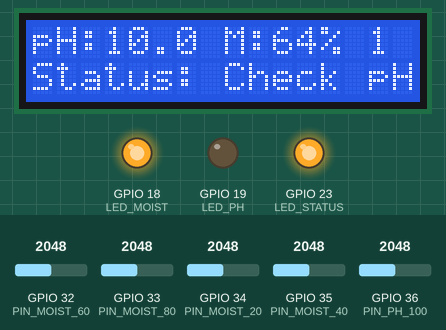
The sketch below on a simulated ESP32. Parts: 16×2 character LCD, output pins drawn as LEDs (lit = HIGH). The test bench sets the inputs (shaded band); at power-on: GPIO 36 (PIN_PH_100) = 2048, GPIO 35 (PIN_MOIST_40) = 2048, GPIO 32 (PIN_MOIST_60) = 2048, GPIO 33 (PIN_MOIST_80) = 2048, GPIO 34 (PIN_MOIST_20) = 2048. WiFi joins after 1.5 s; servers stay silent unless stated; uploads are accepted with an empty reply; what the sketch prints to the serial monitor is not drawn.

Above: at 4.3 s.
4.4 s: GPIO 36 (PIN_PH_100) set to 2787
At 7.1 s:
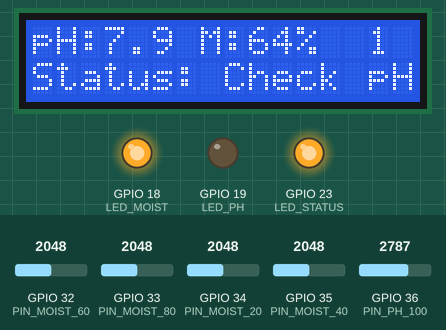
7.4 s: GPIO 36 (PIN_PH_100) set to 2871
At 9.6 s:
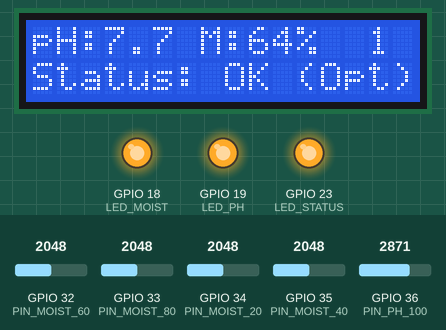
10.1 s: GPIO 35 (PIN_MOIST_40) set to 2780
At 11.6 s:
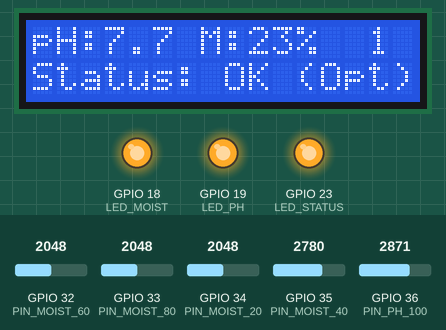
12.5 s: GPIO 35 (PIN_MOIST_40) set to 2913
At 14.6 s:
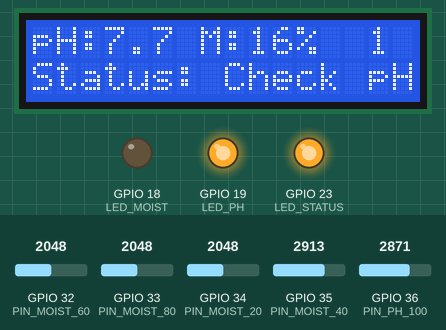
14.9 s: GPIO 35 (PIN_MOIST_40) set to 3972
At 16.7 s:
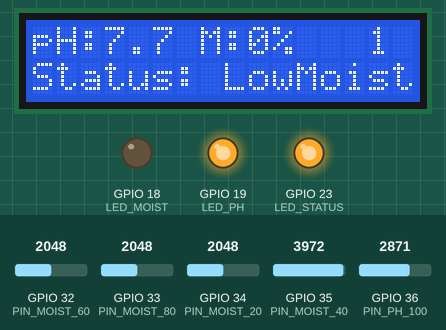
17.4 s: GPIO 36 (PIN_PH_100) set to 3429
At 18.7 s:
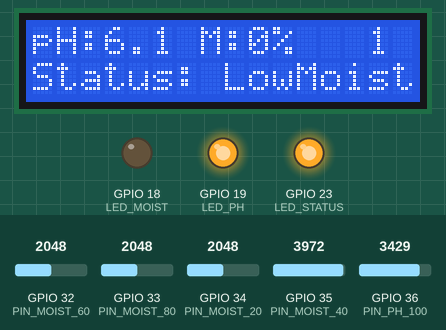
19.8 s: GPIO 36 (PIN_PH_100) set to 3487
Timing chart, 0 to 22.8 s (numbered marks = the images above; inputs shaded):
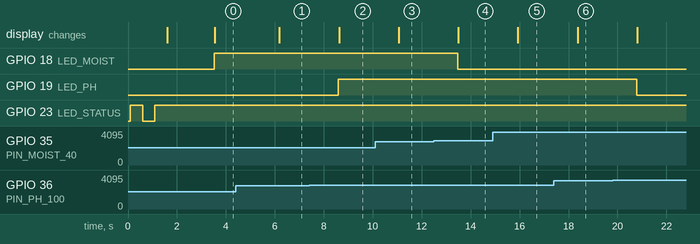

Measured:
- the behaviour switches between 2818 and 2819 on GPIO 36 (PIN_PH_100) (found by bisection; images 1 and 2)
- the behaviour switches between 2840 and 2841 on GPIO 35 (PIN_MOIST_40) (found by bisection; images 3 and 4)
- after the input at 4.4 s, the display: changes after 1.8 s (image 1)
- after the input at 7.4 s, GPIO 19 (LED_PH): LOW → HIGH after 1.2 s; the display: changes after 1.2 s (image 2)
- after the input at 10.1 s, the display: changes after 0.96 s (image 3)
- after the input at 12.5 s, GPIO 18 (LED_MOIST): HIGH → LOW after 0.97 s; the display: changes after 1.0 s (image 4)
- after the input at 14.9 s, the display: changes after 1.0 s (image 5)
- after the input at 17.4 s, the display: changes after 0.97 s (image 6)
- after the input at 19.8 s, GPIO 19 (LED_PH): HIGH → LOW after 0.98 s

The sketch:

esp32_rig.ino
```cpp
/* ==========================================================================
   JALAAKAR SENSOR RIG — ESP32 FIRMWARE
   vivo Ignite 2026 (Tech for Good) — Multi-depth soil moisture + pH monitor

   Hardware Configuration:
   - ESP32 DevKit (Main Controller)
   - 16x2 I2C LCD Display (Address 0x27: SDA=21, SCL=22)
   - 4x Soil Moisture Probes (Capacitive/Analog):
       • 20 cm  -> GPIO 34 (ADC1_CH6)
       • 40 cm  -> GPIO 35 (ADC1_CH7)
       • 60 cm  -> GPIO 32 (ADC1_CH4)
       • 80 cm  -> GPIO 33 (ADC1_CH5)
   - 1x pH Sensor Probe (at 100 cm):
       • pH Out -> GPIO 36 (ADC1_CH0 / VP)
   - 3x Status LEDs:
       • LED_MOIST (GPIO 18): GREEN = Safe, RED = Stress
       • LED_PH    (GPIO 19): GREEN = Balanced, RED = Acidic/Alkaline
       • LED_WIFI  (GPIO 23): BLUE = Connected / Syncing

   Transmission:
   - Connects to 2.4 GHz Wi-Fi
   - Posts JSON telemetry directly to Jalaakar API: POST /api/rig/telemetry
     (or Adafruit IO Webhook feed)
   ========================================================================== */

#include <WiFi.h>
#include <HTTPClient.h>
#include <Wire.h>
#include <LiquidCrystal_I2C.h>

// --- Configuration ---
const char* WIFI_SSID     = "YOUR_WIFI_SSID";
const char* WIFI_PASSWORD = "YOUR_WIFI_PASSWORD";

// Jalaakar Server URL (Local IP or production domain)
// Example: "http://192.168.1.100:8000/api/rig/telemetry" or "https://jalaakar.in/api/rig/telemetry"
const char* JALAAKAR_API_URL = "http://localhost:8000/api/rig/telemetry";
const char* DEVICE_ID        = "JALAAKAR-RIG-01";
const char* TALUKA           = "Dindori";

// Reporting cadence (e.g. 60 seconds for demo / bench testing)
const unsigned long POST_INTERVAL_MS = 60000;
unsigned long lastPostTime = 0;

// --- Pin Assignments ---
#define PIN_MOIST_20  34
#define PIN_MOIST_40  35
#define PIN_MOIST_60  32
#define PIN_MOIST_80  33
#define PIN_PH_100    36

#define LED_MOIST     18
#define LED_PH        19
#define LED_STATUS    23

// Calibration constants (Raw ADC 0 - 4095)
// In air ~3200, submerged in water ~1400 (adjust per sensor batch)
const int AIR_VALUE   = 3200;
const int WATER_VALUE = 1400;

LiquidCrystal_I2C lcd(0x27, 16, 2);

// --- Helpers ---
float readMoisturePct(int pin) {
  long sum = 0;
  for (int i = 0; i < 16; i++) {
    sum += analogRead(pin);
    delay(5);
  }
  float raw = sum / 16.0;
  // Map raw ADC to 0 - 100% volumetric moisture
  float pct = (float)(AIR_VALUE - raw) * 100.0 / (AIR_VALUE - WATER_VALUE);
  if (pct < 0.0) pct = 0.0;
  if (pct > 100.0) pct = 100.0;
  return pct;
}

float readPH(int pin) {
  long sum = 0;
  for (int i = 0; i < 16; i++) {
    sum += analogRead(pin);
    delay(5);
  }
  float voltage = (sum / 16.0) * (3.3 / 4095.0);
  // Standard analog pH probe transfer function: pH 7 = ~2.5V, 3.5 slope
  float ph = 7.0 + ((2.5 - voltage) * 3.5);
  if (ph < 0.0) ph = 0.0;
  if (ph > 14.0) ph = 14.0;
  return ph;
}

void setup() {
  Serial.begin(115200);
  Wire.begin(21, 22);

  pinMode(LED_MOIST, OUTPUT);
  pinMode(LED_PH, OUTPUT);
  pinMode(LED_STATUS, OUTPUT);

  // Initialize LCD
  lcd.init();
  lcd.backlight();
  lcd.setCursor(0, 0);
  lcd.print("JALAAKAR RIG #1");
  lcd.setCursor(0, 1);
  lcd.print("Connecting WiFi");

  // Connect to Wi-Fi
  digitalWrite(LED_STATUS, HIGH);
  WiFi.begin(WIFI_SSID, WIFI_PASSWORD);
  int tries = 0;
  while (WiFi.status() != WL_CONNECTED && tries < 20) {
    delay(500);
    digitalWrite(LED_STATUS, !digitalRead(LED_STATUS));
    tries++;
  }

  if (WiFi.status() == WL_CONNECTED) {
    digitalWrite(LED_STATUS, HIGH);
    lcd.setCursor(0, 1);
    lcd.print("WiFi: Connected ");
  } else {
    digitalWrite(LED_STATUS, LOW);
    lcd.setCursor(0, 1);
    lcd.print("WiFi: Standby   ");
  }
  delay(1500);
}

void loop() {
  // 1. Read all 4 depths + pH
  float m20 = readMoisturePct(PIN_MOIST_20);
  float m40 = readMoisturePct(PIN_MOIST_40);
  float m60 = readMoisturePct(PIN_MOIST_60);
  float m80 = readMoisturePct(PIN_MOIST_80);
  float ph  = readPH(PIN_PH_100);

  // 2. Update Status LEDs
  // Moisture LED: Green if root zone (40 cm) >= 20%, Red if stressed
  digitalWrite(LED_MOIST, (m40 >= 20.0) ? HIGH : LOW);
  // pH LED: Green if optimal 6.0 - 7.8, Red if out of range
  digitalWrite(LED_PH, (ph >= 6.0 && ph <= 7.8) ? HIGH : LOW);

  // 3. Update 16x2 LCD Display (matches photo)
  // Row 0: "pH: 7.2 Moist: 38%"
  // Row 1: "Water: OK [4 Depths]"
  lcd.setCursor(0, 0);
  lcd.printf("pH:%.1f M:%.0f%% ", ph, m40);
  lcd.setCursor(0, 1);
  if (m40 >= 20.0 && ph >= 6.0 && ph <= 7.8) {
    lcd.print("Status: OK (Opt)");
  } else if (m40 < 15.0) {
    lcd.print("Status: LowMoist");
  } else {
    lcd.print("Status: Check pH");
  }

  // 4. Send Telemetry to Jalaakar API
  if (millis() - lastPostTime >= POST_INTERVAL_MS || lastPostTime == 0) {
    lastPostTime = millis();

    if (WiFi.status() == WL_CONNECTED) {
      HTTPClient http;
      http.begin(JALAAKAR_API_URL);
      http.addHeader("Content-Type", "application/json");

      String payload = "{";
      payload += "\"device_id\":\"" + String(DEVICE_ID) + "\",";
      payload += "\"taluka\":\"" + String(TALUKA) + "\",";
      payload += "\"m20\":" + String(m20, 1) + ",";
      payload += "\"m40\":" + String(m40, 1) + ",";
      payload += "\"m60\":" + String(m60, 1) + ",";
      payload += "\"m80\":" + String(m80, 1) + ",";
      payload += "\"ph\":"  + String(ph, 2) + ",";
      payload += "\"source\":\"esp32\"";
      payload += "}";

      int httpResponseCode = http.POST(payload);
      Serial.printf("[Rig] POST telemetry code: %d\n", httpResponseCode);
      http.end();
    }
  }

  delay(2000);
}
```
